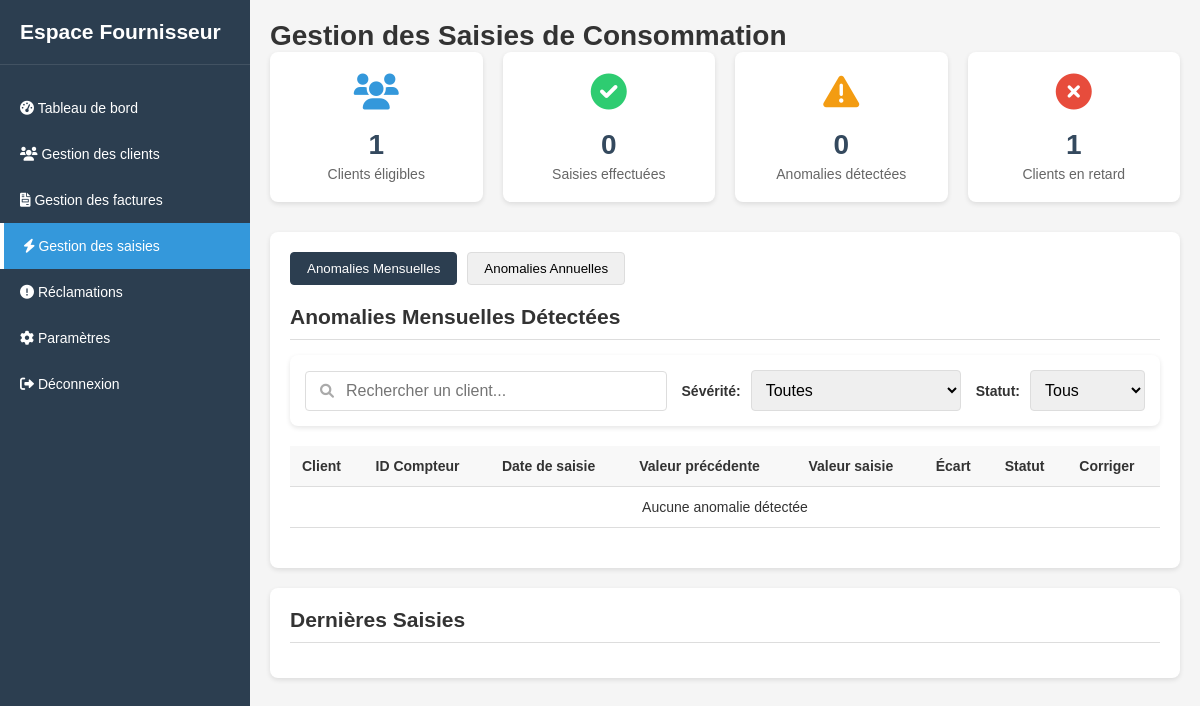
The app's page /ihm/admin/consumption.php, older data.
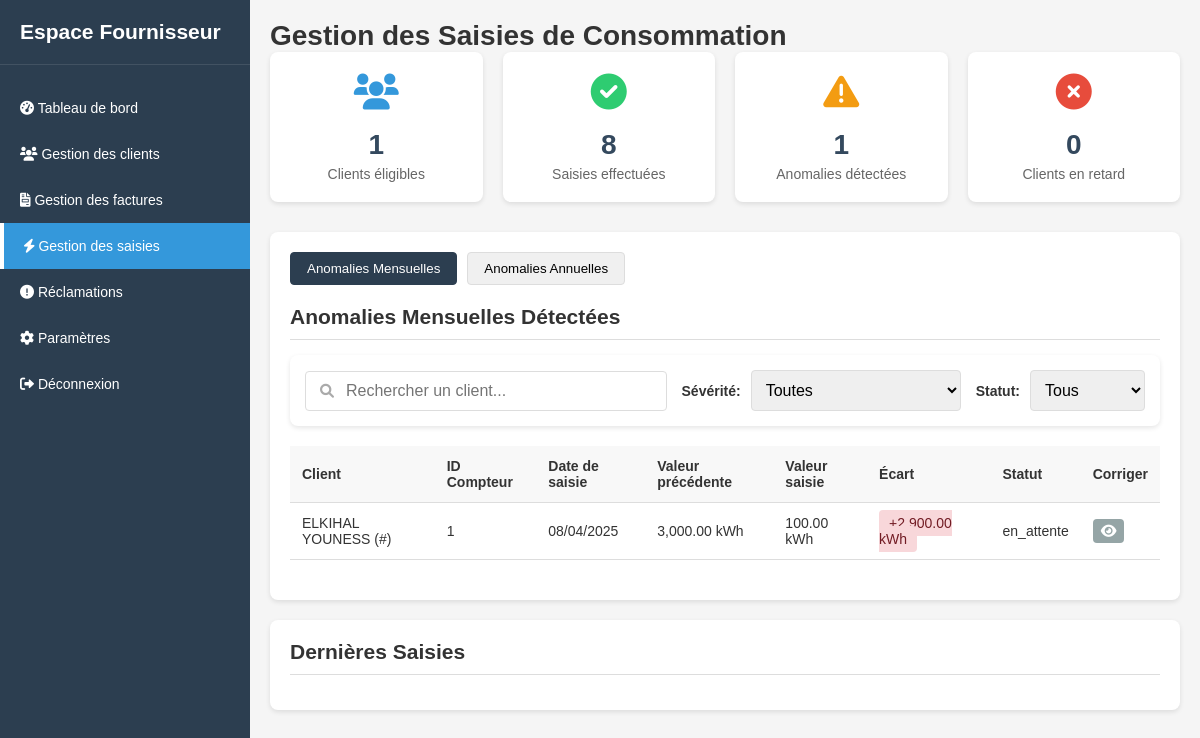
The same page, newer data.
### tables this page shows
CREATE TABLE IF NOT EXISTS `anomalies_consommation` (
  `anomalie_id` int NOT NULL AUTO_INCREMENT,
  `consommation_id` int NOT NULL,
  `previous_consommation_id` int DEFAULT NULL,
  `client_name` varchar(255) NOT NULL,
  `compteur_id` int NOT NULL,
  `entry_date` datetime NOT NULL,
  `previous_value` decimal(10,2) DEFAULT NULL,
  `entered_value` decimal(10,2) NOT NULL,
  `difference` decimal(10,2) NOT NULL,
  `status` enum('en_attente','en_traitement','résolue') DEFAULT 'en_attente',
  `created_at` datetime DEFAULT CURRENT_TIMESTAMP,
  `image_path` varchar(255) NOT NULL,
  PRIMARY KEY (`anomalie_id`),
  UNIQUE KEY `consommation_id` (`consommation_id`),
  KEY `previous_consommation_id` (`previous_consommation_id`)
);

### ihm/admin/consumption.php (the view, shortened to what the changed rows need)
<?php
require_once '../../traitement/consommationService.php';
require_once '../../traitement/StatistiquesService.php';
require_once '../../DB/ClientDAO.php';
$consommationService = new ConsommationService();
$statistiquesService = new StatistiquesService();
$currentMonth = (int)date('m');
$currentYear = (int)date('Y');
$saisiesEffectueesCount = $statistiquesService->getSaisiesEffectueesCount($currentMonth, $currentYear);
$anomaliesCount         = $statistiquesService->getAnomaliesCount($currentMonth, $currentYear);
$clientsEnRetardCount   = $statistiquesService->getClientsEnRetardCount($currentMonth, $currentYear);
$anomalies = $consommationService->getAllMonthlyConsumptionsWithAnomaly();
$invoicesGenerated = $consommationService->generateInvoicesForAnnualAnomalies();
?>
<!DOCTYPE html>
<html lang="fr">
<head>
    <link rel="stylesheet" href="../../assets/css/main.css">
    <link rel="stylesheet" href="https://cdnjs.cloudflare.com/ajax/libs/font-awesome/6.0.0-beta3/css/all.min.css">
</head>
<body>
    <div class="app-container">
        <div class="sidebar">
            <div class="sidebar-header">
                <h2>Espace Fournisseur</h2>
            </div>
        </div>
        <div class="main-content">
            <h1>Gestion des Saisies de Consommation</h1>
            <div class="dashboard-stats">
                <div class="stat-card success">
                    <div class="icon"><i class="fas fa-check-circle"></i></div>
                    <div class="value"><?= number_format($saisiesEffectueesCount) ?></div>
                    <div class="label">Saisies effectuées</div>
                </div>
                <div class="stat-card warning">
                    <div class="icon"><i class="fas fa-exclamation-triangle"></i></div>
                    <div class="value"><?= number_format($anomaliesCount) ?></div>
                    <div class="label">Anomalies détectées</div>
                </div>
                <div class="stat-card danger">
                    <div class="icon"><i class="fas fa-times-circle"></i></div>
                    <div class="value"><?= number_format($clientsEnRetardCount) ?></div>
                    <div class="label">Clients en retard</div>
                </div>
            </div>
            <div class="card">
                <div class="tab-content" id="monthly-anomalies-content">
                    <div class="card-header"><h2>Anomalies Mensuelles Détectées</h2></div>
                    <table class="anomalies-table">
                        <thead>
                            <tr>
                                <th>Client</th>
                                <th>ID Compteur</th>
                                <th>Date de saisie</th>
                                <th>Valeur précédente</th>
                                <th>Valeur saisie</th>
                                <th>Écart</th>
                                <th>Statut</th>
                                <th>Corriger</th>
                            </tr>
                        </thead>
                        <tbody>
                            <?php if (empty($anomalies)): ?>
                                <tr><td colspan="8" class="text-center">Aucune anomalie détectée</td></tr>
                            <?php else: ?>
                                <?php foreach ($anomalies as $anomaly): ?>
                                <tr>
                                    <td><?= htmlspecialchars($anomaly->getClientInfo()) ?></td>
                                    <td><?= htmlspecialchars($anomaly->getMeterId()) ?></td>
                                    <td><?= date('d/m/Y', strtotime($anomaly->getEntryDate())) ?></td>
                                    <td><?= number_format($anomaly->getPreviousValue(), 2) ?> kWh</td>
                                    <td><?= number_format($anomaly->getEnteredValue(), 2) ?> kWh</td>
                                    <td>
                                        <span class="badge badge-anomaly">
                                            <?= ($anomaly->getDifference() > 0 ? '+' : '') . number_format($anomaly->getDifference(), 2) ?> kWh
                                        </span>
                                    </td>
                                    <td><?= htmlspecialchars($anomaly->getStatus()) ?></td>
                                    <td>
                                        <a class="btn btn-secondary btn-sm view-anomaly"
                                           href="correction.php?id=<?= $anomaly->getAnomalyId() ?>">
                                            <i class="fas fa-eye"></i>
                                        </a>
                                    </td>
                                </tr>
                                <?php endforeach; ?>
                            <?php endif; ?>
                        </tbody>
                    </table>
                </div>
            </div>
            <div class="card">
                <div class="card-header"><h2>Dernières Saisies</h2></div>
            </div>
        </div>
    </div>
</body>
</html>

Row changes from the older to the newer data that the page shows:
added anomalies_consommation: client_name "ELKIHAL YOUNESS (#)", compteur "1", entry_date "08/04/2025", previous_value "3,000.00", entered_value "100.00", difference "2,900.00", status "en_attente"
Text that changed along with them:
$saisiesEffectueesCount: "0" → "8"
$anomaliesCount: "0" → "1"
$clientsEnRetardCount: "1" → "0"
text no longer shown: "Aucune anomalie détectée"
